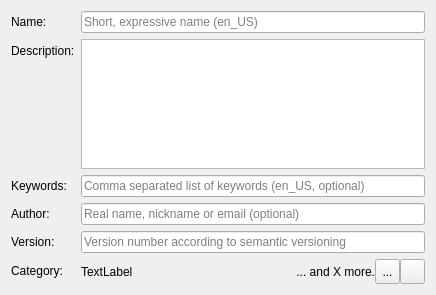
<?xml version="1.0" encoding="UTF-8"?>
<ui version="4.0">
 <class>librepcb::editor::NewElementWizardPage_EnterMetadata</class>
 <widget class="QWizardPage" name="librepcb::editor::NewElementWizardPage_EnterMetadata">
  <property name="geometry">
   <rect>
    <x>0</x>
    <y>0</y>
    <width>436</width>
    <height>295</height>
   </rect>
  </property>
  <property name="windowTitle">
   <string>Enter Metadata</string>
  </property>
  <property name="title">
   <string>Enter Metadata</string>
  </property>
  <property name="subTitle">
   <string>Please specify some metadata about the new element.</string>
  </property>
  <layout class="QFormLayout" name="formLayout">
   <item row="0" column="0">
    <widget class="QLabel" name="label">
     <property name="text">
      <string>Name:</string>
     </property>
    </widget>
   </item>
   <item row="1" column="0">
    <widget class="QLabel" name="label_2">
     <property name="text">
      <string>Description:</string>
     </property>
    </widget>
   </item>
   <item row="2" column="0">
    <widget class="QLabel" name="label_3">
     <property name="text">
      <string>Keywords:</string>
     </property>
    </widget>
   </item>
   <item row="3" column="0">
    <widget class="QLabel" name="label_4">
     <property name="text">
      <string>Author:</string>
     </property>
    </widget>
   </item>
   <item row="4" column="0">
    <widget class="QLabel" name="label_5">
     <property name="text">
      <string>Version:</string>
     </property>
    </widget>
   </item>
   <item row="5" column="0">
    <widget class="QLabel" name="label_6">
     <property name="text">
      <string>Category:</string>
     </property>
    </widget>
   </item>
   <item row="0" column="1">
    <widget class="QLineEdit" name="edtName">
     <property name="maxLength">
      <number>50</number>
     </property>
     <property name="placeholderText">
      <string>Short, expressive name (en_US)</string>
     </property>
    </widget>
   </item>
   <item row="1" column="1">
    <widget class="QPlainTextEdit" name="edtDescription">
     <property name="tabChangesFocus">
      <bool>true</bool>
     </property>
     <property name="placeholderText">
      <string/>
     </property>
    </widget>
   </item>
   <item row="2" column="1">
    <widget class="QLineEdit" name="edtKeywords">
     <property name="maxLength">
      <number>100</number>
     </property>
     <property name="placeholderText">
      <string>Comma separated list of keywords (en_US, optional)</string>
     </property>
    </widget>
   </item>
   <item row="3" column="1">
    <widget class="QLineEdit" name="edtAuthor">
     <property name="maxLength">
      <number>100</number>
     </property>
     <property name="placeholderText">
      <string>Real name, nickname or email (optional)</string>
     </property>
    </widget>
   </item>
   <item row="4" column="1">
    <widget class="QLineEdit" name="edtVersion">
     <property name="maxLength">
      <number>100</number>
     </property>
     <property name="placeholderText">
      <string>Version number according to semantic versioning</string>
     </property>
    </widget>
   </item>
   <item row="5" column="1">
    <layout class="QHBoxLayout" name="horizontalLayout">
     <property name="spacing">
      <number>0</number>
     </property>
     <item>
      <widget class="QLabel" name="lblCategoryTree">
       <property name="text">
        <string notr="true">TextLabel</string>
       </property>
      </widget>
     </item>
     <item>
      <widget class="QLabel" name="lblMoreCategories">
       <property name="sizePolicy">
        <sizepolicy hsizetype="Maximum" vsizetype="Preferred">
         <horstretch>0</horstretch>
         <verstretch>0</verstretch>
        </sizepolicy>
       </property>
       <property name="text">
        <string notr="true">... and X more.</string>
       </property>
       <property name="alignment">
        <set>Qt::AlignRight|Qt::AlignTrailing|Qt::AlignVCenter</set>
       </property>
      </widget>
     </item>
     <item>
      <widget class="QToolButton" name="btnChooseCategory">
       <property name="minimumSize">
        <size>
         <width>25</width>
         <height>25</height>
        </size>
       </property>
       <property name="maximumSize">
        <size>
         <width>25</width>
         <height>25</height>
        </size>
       </property>
       <property name="toolTip">
        <string>Choose category</string>
       </property>
       <property name="text">
        <string notr="true">...</string>
       </property>
      </widget>
     </item>
     <item>
      <widget class="QToolButton" name="btnResetCategory">
       <property name="minimumSize">
        <size>
         <width>25</width>
         <height>25</height>
        </size>
       </property>
       <property name="maximumSize">
        <size>
         <width>25</width>
         <height>25</height>
        </size>
       </property>
       <property name="toolTip">
        <string>Reset</string>
       </property>
       <property name="text">
        <string notr="true"/>
       </property>
       <property name="icon">
        <iconset>
         <normaloff>:/img/actions/undo.png</normaloff>:/img/actions/undo.png</iconset>
       </property>
      </widget>
     </item>
    </layout>
   </item>
  </layout>
 </widget>
 <resources/>
 <connections/>
</ui>
